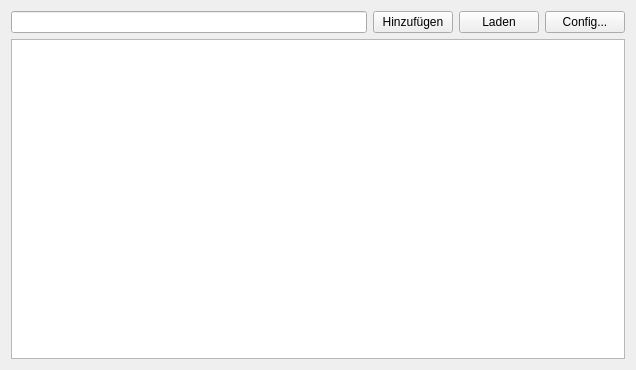
<?xml version="1.0" encoding="UTF-8"?>
<ui version="4.0">
 <class>FileSelectTab</class>
 <widget class="QWidget" name="FileSelectTab">
  <property name="geometry">
   <rect>
    <x>0</x>
    <y>0</y>
    <width>636</width>
    <height>370</height>
   </rect>
  </property>
  <property name="windowTitle">
   <string>FileSelectTab</string>
  </property>
  <layout class="QVBoxLayout" name="verticalLayout">
   <item>
    <layout class="QHBoxLayout" name="horizontalLayout">
     <item>
      <widget class="QLineEdit" name="lineEdit"/>
     </item>
     <item>
      <widget class="QPushButton" name="openButton">
       <property name="text">
        <string>Hinzufügen</string>
       </property>
      </widget>
     </item>
     <item>
      <widget class="QPushButton" name="loadButton">
       <property name="text">
        <string>Laden</string>
       </property>
      </widget>
     </item>
     <item>
      <widget class="QPushButton" name="configButton">
       <property name="text">
        <string>Config...</string>
       </property>
      </widget>
     </item>
    </layout>
   </item>
   <item>
    <widget class="QTreeView" name="treeView"/>
   </item>
  </layout>
 </widget>
 <layoutdefault spacing="6" margin="11"/>
 <resources/>
 <connections/>
</ui>
